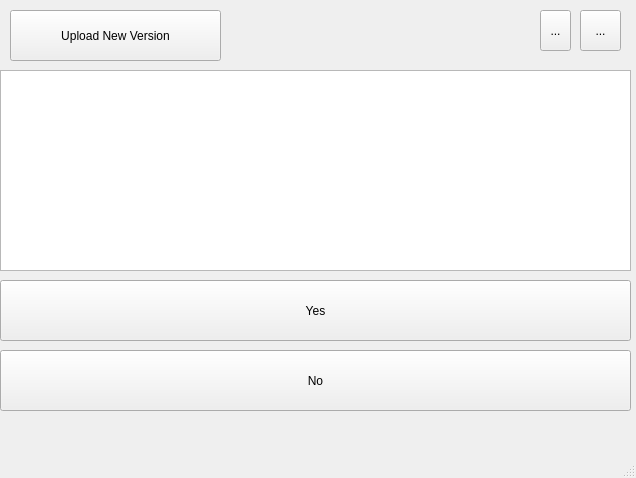
<?xml version="1.0" encoding="UTF-8"?>
<ui version="4.0">
 <class>MainWindow</class>
 <widget class="QMainWindow" name="MainWindow">
  <property name="geometry">
   <rect>
    <x>0</x>
    <y>0</y>
    <width>636</width>
    <height>478</height>
   </rect>
  </property>
  <property name="windowTitle">
   <string>Elixys Installer</string>
  </property>
  <widget class="QWidget" name="centralwidget">
   <widget class="QPushButton" name="upload_btn">
    <property name="geometry">
     <rect>
      <x>10</x>
      <y>10</y>
      <width>211</width>
      <height>51</height>
     </rect>
    </property>
    <property name="text">
     <string>Upload New Version</string>
    </property>
   </widget>
   <widget class="QTextEdit" name="status_txt">
    <property name="geometry">
     <rect>
      <x>0</x>
      <y>70</y>
      <width>631</width>
      <height>201</height>
     </rect>
    </property>
    <property name="readOnly">
     <bool>true</bool>
    </property>
   </widget>
   <widget class="QToolButton" name="app_is_up">
    <property name="geometry">
     <rect>
      <x>540</x>
      <y>10</y>
      <width>31</width>
      <height>41</height>
     </rect>
    </property>
    <property name="text">
     <string>...</string>
    </property>
    <property name="icon">
     <iconset>
      <normaloff>1448244482_ic_network_wifi_48px.png</normaloff>1448244482_ic_network_wifi_48px.png</iconset>
    </property>
    <property name="iconSize">
     <size>
      <width>40</width>
      <height>40</height>
     </size>
    </property>
   </widget>
   <widget class="QToolButton" name="box_is_up">
    <property name="geometry">
     <rect>
      <x>580</x>
      <y>10</y>
      <width>41</width>
      <height>41</height>
     </rect>
    </property>
    <property name="text">
     <string>...</string>
    </property>
    <property name="icon">
     <iconset>
      <normaloff>noun_176244_cc.png</normaloff>noun_176244_cc.png</iconset>
    </property>
    <property name="iconSize">
     <size>
      <width>40</width>
      <height>40</height>
     </size>
    </property>
   </widget>
   <widget class="QPushButton" name="no_btn">
    <property name="geometry">
     <rect>
      <x>0</x>
      <y>350</y>
      <width>631</width>
      <height>61</height>
     </rect>
    </property>
    <property name="text">
     <string>No</string>
    </property>
   </widget>
   <widget class="QPushButton" name="yes_btn">
    <property name="geometry">
     <rect>
      <x>0</x>
      <y>280</y>
      <width>631</width>
      <height>61</height>
     </rect>
    </property>
    <property name="text">
     <string>Yes</string>
    </property>
   </widget>
  </widget>
  <widget class="QMenuBar" name="menubar">
   <property name="geometry">
    <rect>
     <x>0</x>
     <y>0</y>
     <width>636</width>
     <height>31</height>
    </rect>
   </property>
  </widget>
  <widget class="QStatusBar" name="statusbar"/>
 </widget>
 <resources/>
 <connections/>
</ui>
